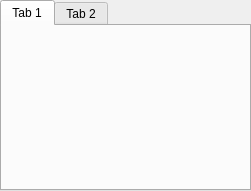
<?xml version="1.0" encoding="UTF-8"?>
<ui version="4.0">
 <class>menu</class>
 <widget class="QWidget" name="menu">
  <property name="geometry">
   <rect>
    <x>0</x>
    <y>0</y>
    <width>251</width>
    <height>191</height>
   </rect>
  </property>
  <property name="windowTitle">
   <string>Form</string>
  </property>
  <widget class="QWidget" name="gridLayoutWidget">
   <property name="geometry">
    <rect>
     <x>0</x>
     <y>0</y>
     <width>251</width>
     <height>191</height>
    </rect>
   </property>
   <layout class="QGridLayout" name="gridLayout">
    <item row="0" column="0">
     <widget class="QTabWidget" name="tabWidget">
      <property name="currentIndex">
       <number>0</number>
      </property>
      <widget class="QWidget" name="tab">
       <attribute name="title">
        <string>Tab 1</string>
       </attribute>
      </widget>
      <widget class="QWidget" name="tab_2">
       <attribute name="title">
        <string>Tab 2</string>
       </attribute>
      </widget>
     </widget>
    </item>
   </layout>
  </widget>
 </widget>
 <resources/>
 <connections/>
</ui>
